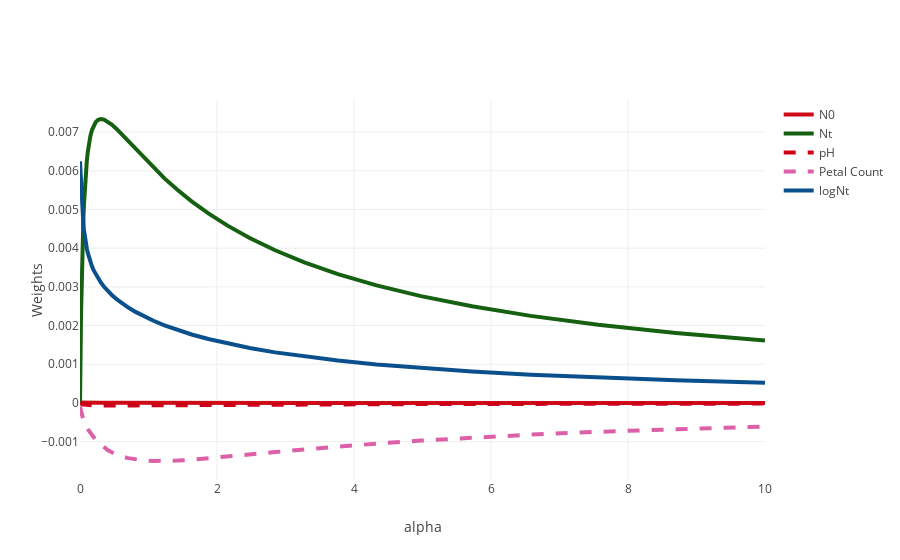

Notebook code for this chart:
### Markdown cell above
#### Ridge plot ####

### Code cell
trace0 = go.Scatter(
    x = alphas_ridge,
    y = fdf['N0'],
    name = 'N0',
    line = dict(
        color = ('rgb(205, 12, 24)'),
        width = 4)
)
trace1 = go.Scatter(
    x = alphas_ridge,
    y = fdf['Nt'],
    name = 'Nt',
    line = dict(
        color = ('rgb(22, 96, 17)'),
        width = 4,)
)
trace2 = go.Scatter(
    x = alphas_ridge,
    y = fdf['pH'],
    name = 'pH',
    line = dict(
        color = ('rgb(205, 0, 24)'),
        width = 4,
        dash = 'dash') 
)
trace3 = go.Scatter(
    x = alphas_ridge,
    y = fdf['PetalCount'],
    name = 'Petal Count',
    line = dict(
        color = ('rgb(220, 96, 167)'),
        width = 4,
        dash = 'dash')
)
trace4 = go.Scatter(
    x = alphas_ridge,
    y = fdf['log(Nt)'],
    name = 'logNt',
    line = dict(
        color = ('rgb(10, 80, 140)'),
        width = 4,)
)

data = [trace0, trace1, trace2, trace3, trace4]

# Edit the layout
layout = dict(xaxis = dict(title = 'alpha'),
              yaxis = dict(title = 'Weights'),
              )

fig = dict(data = data, layout = layout)

plot.iplot(fig, filename = 'WEIGHTS_VS_ALPHAS_TREEAGE')
